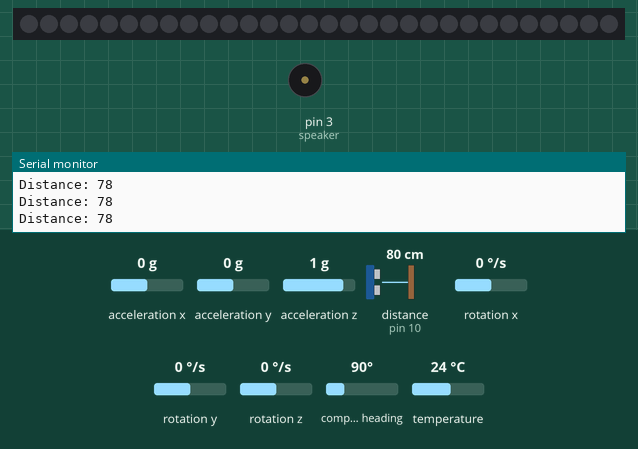
Simulated run of this sketch. Board: Arduino Uno, built with avr-gcc and run on an emulated ATmega328P. On the bench: 30 RGB LEDs in strip order, left to right, buzzer (waves = sounding), the last lines printed to the serial monitor. Wiring (inferred from the names in the program): ultrasonic range finder: trigger pin 9; echo pin 10. The inputs (shaded band) are chosen by the test bench; at power-on: distance to the obstacle (sensor on pin 10) 80 cm, acceleration x 0 g, acceleration y 0 g, acceleration z 1 g, rotation x 0 °/s, rotation y 0 °/s, rotation z 0 °/s, compass heading 90°, temperature 24 °C. The echo pulse lasts 58.3 µs per cm.

Above: at 1.2 s.
1.3 s: distance to the obstacle (sensor on pin 10) set to 34 cm
2.8 s: distance to the obstacle (sensor on pin 10) set to 28 cm
At 3.32 s:
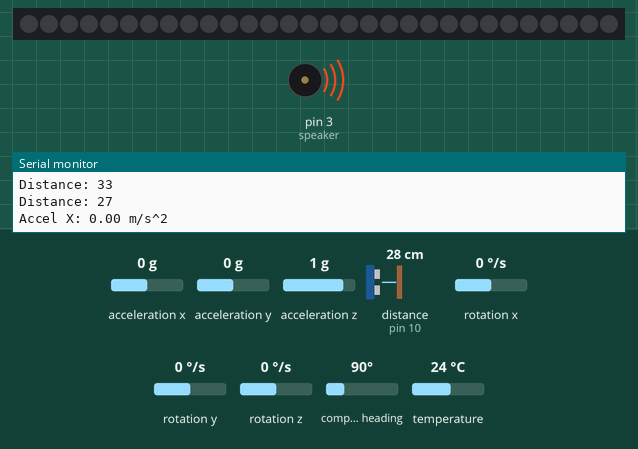
At 4.5 s:
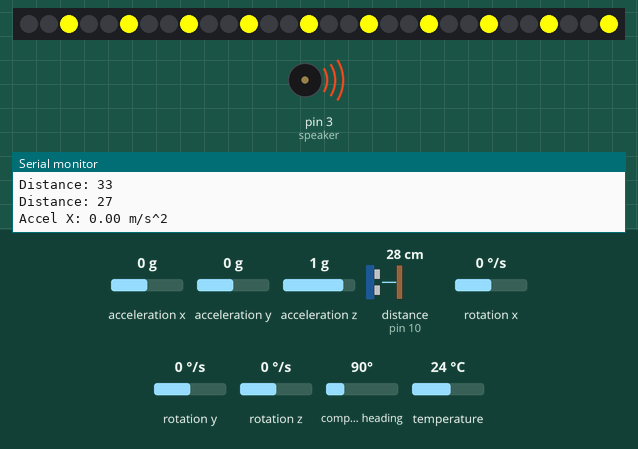
Timing chart, 0 to 11.0 s (numbered marks = the images above; inputs shaded):
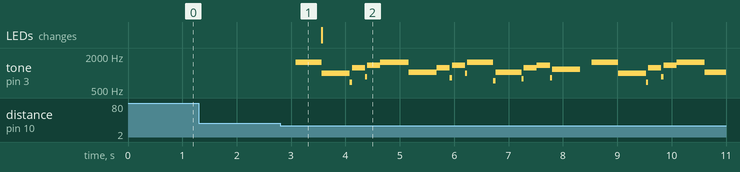

Measured:
- the behaviour switches between 31 and 30 cm on distance to the obstacle (sensor on pin 10) (found by bisection; images 0 and 1)
- after the input at 2.8 s, tone on pin 3 (speaker): plays 1551 Hz for 0.48 s, 981 Hz for 0.52 s, 685 Hz for 0.04 s, 1233 Hz for 0.24 s, 859 Hz for 0.04 s, 1383 Hz for 0.24 s … (28 notes in this stretch), starting after 0.28 s

The sketch:

all_working.ino
```cpp
#define NOTE_B0  31
#define NOTE_C1  33
#define NOTE_CS1 35
#define NOTE_D1  37
#define NOTE_DS1 39
#define NOTE_E1  41
#define NOTE_F1  44
#define NOTE_FS1 46
#define NOTE_G1  49
#define NOTE_GS1 52
#define NOTE_A1  55
#define NOTE_AS1 58
#define NOTE_B1  62
#define NOTE_C2  65
#define NOTE_CS2 69
#define NOTE_D2  73
#define NOTE_DS2 78
#define NOTE_E2  82
#define NOTE_F2  87
#define NOTE_FS2 93
#define NOTE_G2  98
#define NOTE_GS2 104
#define NOTE_A2  110
#define NOTE_AS2 117
#define NOTE_B2  123
#define NOTE_C3  131
#define NOTE_CS3 139
#define NOTE_D3  147
#define NOTE_DS3 156
#define NOTE_E3  165
#define NOTE_F3  175
#define NOTE_FS3 185
#define NOTE_G3  196
#define NOTE_GS3 208
#define NOTE_A3  220
#define NOTE_AS3 233
#define NOTE_B3  247
#define NOTE_C4  262
#define NOTE_CS4 277
#define NOTE_D4  294
#define NOTE_DS4 311
#define NOTE_E4  330
#define NOTE_F4  349
#define NOTE_FS4 370
#define NOTE_G4  392
#define NOTE_GS4 415
#define NOTE_A4  440
#define NOTE_AS4 466
#define NOTE_B4  494
#define NOTE_C5  523
#define NOTE_CS5 554
#define NOTE_D5  587
#define NOTE_DS5 622
#define NOTE_E5  659
#define NOTE_F5  698
#define NOTE_FS5 740
#define NOTE_G5  784
#define NOTE_GS5 831
#define NOTE_A5  880
#define NOTE_AS5 932
#define NOTE_B5  988
#define NOTE_C6  1047
#define NOTE_CS6 1109
#define NOTE_D6  1175
#define NOTE_DS6 1245
#define NOTE_E6  1319
#define NOTE_F6  1397
#define NOTE_FS6 1480
#define NOTE_G6  1568
#define NOTE_GS6 1661
#define NOTE_A6  1760
#define NOTE_AS6 1865
#define NOTE_B6  1976
#define NOTE_C7  2093
#define NOTE_CS7 2217
#define NOTE_D7  2349
#define NOTE_DS7 2489
#define NOTE_E7  2637
#define NOTE_F7  2794
#define NOTE_FS7 2960
#define NOTE_G7  3136
#define NOTE_GS7 3322
#define NOTE_A7  3520
#define NOTE_AS7 3729
#define NOTE_B7  3951
#define NOTE_C8  4186
#define NOTE_CS8 4435
#define NOTE_D8  4699
#define NOTE_DS8 4978

#define melodyPin 3

/////////////////////////////////////////////////
// gyroscope
#include <Wire.h>
#include <SPI.h>
#include <Adafruit_LSM9DS1.h>
//#include <Adafruit_Sensor.h>  // not used in this demo but required!

// i2c
Adafruit_LSM9DS1 lsm = Adafruit_LSM9DS1();

#define LSM9DS1_SCK A5
#define LSM9DS1_MISO 12
#define LSM9DS1_MOSI A4
#define LSM9DS1_XGCS 6
#define LSM9DS1_MCS 5


///////////////////////////////////////////////

// defines pins numbers
const int trigPin = 9;
const int echoPin = 10;
// defines variables
long duration;
int distance;


//Mario main theme melody
int MainMariomelody[48] = {
  NOTE_E7, NOTE_E7, 0, NOTE_E7,
  0, NOTE_C7, NOTE_E7, 0,
  NOTE_G7, 0, 0,  0,
  NOTE_G6, 0, 0, 0,

  NOTE_C7, 0, 0, NOTE_G6,
  0, 0, NOTE_E6, 0,
  0, NOTE_A6, 0, NOTE_B6,
  0, NOTE_AS6, NOTE_A6, 0,

  NOTE_G6, NOTE_E7, NOTE_G7,
  NOTE_A7, 0, NOTE_F7, NOTE_G7,
  0, NOTE_E7, 0, NOTE_C7,
  NOTE_D7, NOTE_B6, 0, 0,
//
//  NOTE_C7, 0, 0, NOTE_G6,
//  0, 0, NOTE_E6, 0,
//  0, NOTE_A6, 0, NOTE_B6,
//  0, NOTE_AS6, NOTE_A6, 0,
//
//  NOTE_G6, NOTE_E7, NOTE_G7,
//  NOTE_A7, 0, NOTE_F7, NOTE_G7,
//  0, NOTE_E7, 0, NOTE_C7,
//  NOTE_D7, NOTE_B6, 0, 0
};
//Mario main them tempo
int MainMarionote[48] = {
  12, 12, 12, 12,
  12, 12, 12, 12,
  12, 12, 12, 12,
  12, 12, 12, 12,

  12, 12, 12, 12,
  12, 12, 12, 12,
  12, 12, 12, 12,
  12, 12, 12, 12,

  9, 9, 9,
  12, 12, 12, 12,
  12, 12, 12, 12,
  12, 12, 12, 12,
//
//  12, 12, 12, 12,
//  12, 12, 12, 12,
//  12, 12, 12, 12,
//  12, 12, 12, 12,
//
//  9, 9, 9,
//  12, 12, 12, 12,
//  12, 12, 12, 12,
//  12, 12, 12, 12,
};
//Underworld melody
int underworld_melody[56] = {
  NOTE_C4, NOTE_C5, NOTE_A3, NOTE_A4,
  NOTE_AS3, NOTE_AS4, 0,
  0,
  NOTE_C4, NOTE_C5, NOTE_A3, NOTE_A4,
  NOTE_AS3, NOTE_AS4, 0,
  0,
  NOTE_F3, NOTE_F4, NOTE_D3, NOTE_D4,
  NOTE_DS3, NOTE_DS4, 0,
  0,
  NOTE_F3, NOTE_F4, NOTE_D3, NOTE_D4,
  NOTE_DS3, NOTE_DS4, 0,
  0, NOTE_DS4, NOTE_CS4, NOTE_D4,
  NOTE_CS4, NOTE_DS4,
  NOTE_DS4, NOTE_GS3,
  NOTE_G3, NOTE_CS4,
  NOTE_C4, NOTE_FS4, NOTE_F4, NOTE_E3, NOTE_AS4, NOTE_A4,
  NOTE_GS4, NOTE_DS4, NOTE_B3,
  NOTE_AS3, NOTE_A3, NOTE_GS3,
  0, 0, 0
};
//Underwolrd tempo
int underworld_note[56] = {
  120, 120, 120, 120,
  120, 120, 60, 30,
  120, 120, 120, 120,
  120, 120, 60, 30,
  120, 120, 120, 120,
  120, 120, 60,30,
  120, 120, 120, 120,
  120, 120, 60, 60,
  180, 180, 180,60,
  60,60, 60, 60,
  60,180, 180, 180,
  180, 180, 180,100,
  100, 100,100, 100,
  100,30, 30, 30
};

int GOTmelody[14] = { NOTE_G6, NOTE_C6,NOTE_DS6,NOTE_F6,
                    NOTE_G6, NOTE_C6,NOTE_DS6,NOTE_F6,
                    NOTE_G6, NOTE_C6,NOTE_DS6,NOTE_F6,
                    NOTE_D6,
                    };
int GOTnote [14] = {  500, 500, 250,250,
                    500, 500, 250,250,
                    500, 500, 250,250,
                    500};

//int HAPPYmelody[25] = { NOTE_G6, NOTE_G6, NOTE_A6, NOTE_G6,
//                    NOTE_C6, NOTE_B6, NOTE_G6, NOTE_G6,
//                    NOTE_A6, NOTE_G6, NOTE_D6, NOTE_C6,
//
//                    NOTE_G6, NOTE_G6,NOTE_G6,NOTE_E6,
//                    NOTE_C6, NOTE_B6,NOTE_A6,NOTE_F6,
//                    NOTE_F6, NOTE_E6,NOTE_C6,NOTE_D6,
//                    NOTE_C6};
//
//int HAPPYnote [25] = {250, 250, 500,500,
//                    500, 1000, 250,250,
//                    500, 500, 500,1000,
//
//                    250, 250, 500,500,
//                    500, 500, 500,250,
//                    250, 500, 500,500,
//                    1000};

int SOSmelody[46]{          //86
  NOTE_D4, 0, NOTE_F4, 0,
  NOTE_D5, 0, NOTE_D4, 0,
  NOTE_F4, 0, NOTE_D5, 0,
  NOTE_E5, 0, NOTE_F5, 0,
  NOTE_E5, 0, NOTE_F5, 0,
  NOTE_E5, 0, NOTE_C5, 0,
  NOTE_A4, 0, NOTE_A4, 0,
  NOTE_D4, 0, NOTE_F4, 0,
  NOTE_G4, 0, NOTE_A4, 0,

  NOTE_D4, 0,
  NOTE_F4, 0, NOTE_G4, 0,
  NOTE_E4, 0,

//  NOTE_D5, 0, NOTE_F5, 0,
//  NOTE_D6, 0, NOTE_D5, 0,
//  NOTE_F5, 0, NOTE_D6, 0,

//  NOTE_E6, 0, NOTE_F6, 0,
//  NOTE_E6, 0, NOTE_F6, 0,
//  NOTE_E6, 0, NOTE_C6, 0,
//  NOTE_A5, 0, NOTE_A5, 0,
//  NOTE_D5, 0, NOTE_F5, 0,
//  NOTE_G5, 0, NOTE_A5, 0,
//  NOTE_A5, 0, NOTE_D5, 0
};

int SOSnote[46]{            //86
  100,80,100,80,
  200,250,100,80,
  100,80,200,250,
  200,200,100,100,
  100,80,100,80,
  100,80,100,80,
  100,300,200,100,
  200,100,100,100,
  100,100,100,500,

  200,100,200,100,
  100,100,100,100,
  100,500,

//  100,80,100,80,
//  200,250,100,80,
//  100,80,200,250,

//  200,200,100,100,
//  100,80,100,80,
//  100,80,100,80,
//  100,300,200,100,
//  200,100,100,100,
//  100,100,300,100,
//  200,100,300,2000
};

int RICKmelody[36] = { NOTE_C6, NOTE_D6, NOTE_F6, NOTE_D6,
                    NOTE_A6, 0, NOTE_A6, NOTE_G6,
                    0, NOTE_C6, NOTE_D6, NOTE_F6,
                    NOTE_D6, NOTE_G6, NOTE_G6, 0,
                    NOTE_F6, 0, NOTE_C6, NOTE_D6,
                    NOTE_F6, NOTE_D6, NOTE_A6, 0,
                    NOTE_A6, NOTE_G6, 0, NOTE_C6,
                    NOTE_D6, NOTE_F6, NOTE_D6, NOTE_G6,
                    NOTE_G6, 0, NOTE_F6, 0};

int RICKnote[36] = {150,150,150,150,
                  150,150,600,600,
                  300,150,150,150,
                  150,150,150,600,
                  600,300,150,150,
                  150,150,150,150,
                  600,600,300,150,
                  150,150,150,150,
                  150,600,600,300};

int THUNDERmelody[32] = {
  NOTE_B6, NOTE_B5, NOTE_A6, NOTE_B5,
  NOTE_GS6, NOTE_B5, NOTE_A6, NOTE_B5,
  NOTE_GS6, NOTE_B5, NOTE_FS6, NOTE_B5,
  NOTE_GS6, NOTE_B5, NOTE_E6, NOTE_B5,
  NOTE_FS6, NOTE_B5, NOTE_DS6, NOTE_B5,
  NOTE_E6, NOTE_B5, NOTE_DS6, NOTE_B5,
  NOTE_E6, NOTE_B5, NOTE_DS6, NOTE_B5,
  NOTE_E6, NOTE_B5, NOTE_DS6, NOTE_B5
};

int THUNDERnote[32]{
  125, 125, 125, 125,
  125, 125, 125, 125,
  125, 125, 125, 125,
  125, 125, 125, 125,
  125, 125, 125, 125,
  125, 125, 125, 125,
  125, 125, 125, 125,
  125, 125, 125, 125
};

#include <Adafruit_NeoPixel.h>
#define PIN 5
// small led 73
// large led 116
int ledLenght = 30;


Adafruit_NeoPixel strip = Adafruit_NeoPixel(ledLenght, PIN, NEO_GRB + NEO_KHZ800);

void setup(void)
{
  pinMode(3, OUTPUT);//speaker
  pinMode(trigPin, OUTPUT); // Sets the trigPin as an Output
  pinMode(echoPin, INPUT); // Sets the echoPin as an Input
  Serial.begin(9600); // Starts the serial communication

  if (!lsm.begin())
  {
    Serial.println("Oops ... unable to initialize the LSM9DS1. Check your wiring!");
    while (1);
  }
  Serial.println("Found LSM9DS1 9DOF");

  // helper to just set the default scaling we want, see above!
  setupSensor();
  strip.begin();
  strip.show();

}


void loop()
{
  int rInt = 250;
  int gInt = 00;
  int bInt = 20;


  int lenghtValue = lenghtOfSonar();
  while (lenghtValue < 30 && lenghtValue != 0){           /// check if the person is close enought

    lsm.read();  // ask it to read in the data
    // Get a new sensor event
    sensors_event_t a, m, g, temp;

    lsm.getEvent(&a, &m, &g, &temp);

    Serial.print("Accel X: "); Serial.print(a.acceleration.x); Serial.print(" m/s^2");
//    Serial.print("\tY: "); Serial.print(a.acceleration.y);     Serial.print(" m/s^2 ");
//    Serial.print("\tZ: "); Serial.print(a.acceleration.z);     Serial.println(" m/s^2 ");
//
//    Serial.print("Mag X: "); Serial.print(m.magnetic.x);   Serial.print(" gauss");
//    Serial.print("\tY: "); Serial.print(m.magnetic.y);     Serial.print(" gauss");
//    Serial.print("\tZ: "); Serial.print(m.magnetic.z);     Serial.println(" gauss");
//
//    Serial.print("Gyro X: "); Serial.print(g.gyro.x);   Serial.print(" dps");
//    Serial.print("\tY: "); Serial.print(g.gyro.y);      Serial.print(" dps");
//    Serial.print("\tZ: "); Serial.print(g.gyro.z);      Serial.println(" dps");
//
//    Serial.println();
    delay(200);

    if (a.acceleration.z > 9){		//right side up (defualt position)

	       for(int i = 0; i < sizeof(GOTmelody)/sizeof(int);i++){              /// Game of tho 16


          buzz(melodyPin, GOTmelody[i] , GOTnote[i]);
          theaterChase(strip.Color(  255, 255, 0),3); //red

         }

    }else if (a.acceleration.x < -9){	//turned left 90 degrees
	//play song 1
	       for(int i = 0; i < sizeof(MainMariomelody)/sizeof(int);i++){              /// Main Mario 78
          buzz(melodyPin, MainMariomelody[i] , MainMarionote[i]*23);
          theaterChase(strip.Color(  69, 255, 69), 5);
         }
    }else if (a.acceleration.x > 9){	//turned right 90 degrees

        for(int i = 0; i < sizeof(SOSmelody)/sizeof(int);i++){              /// Happy 25
          buzz(melodyPin, SOSmelody[i] , SOSnote[i]*2);
          theaterChase(strip.Color(  225, 0, 255), 4); //red

         }
    }else if (a.acceleration.y < -9){	//turned away from 90 degrees
	//play song 3
      for (int i = 0; i<sizeof(THUNDERmelody)/sizeof(int); i++){
        buzz(melodyPin, THUNDERmelody[i], THUNDERnote[i]);
        theaterChase(strip.Color(255, 0, 0), 6);
      }

    }else if (a.acceleration.y > 9){	//turned towards 90 degrees
	//play song 4
       for(int i = 0; i < sizeof(underworld_melody)/sizeof(int);i++){              /// underworld 56
               buzz(melodyPin, underworld_melody[i] , underworld_note[i]*2);
               theaterChase(strip.Color(  0, 0, 255), 2);
       }
    }else if (a.acceleration.z < -9){	//turned upside down
	//play song 5 - rick roll
      for(int i=0; i < sizeof(RICKmelody)/sizeof(int); i++){
        buzz(melodyPin, RICKmelody[i], RICKnote[i]);
        theaterChase(strip.Color(  rInt, gInt, bInt), 7);
      }
    }


    if (lenghtOfSonar() > 35 || lenghtOfSonar() == 0){
        buzz(melodyPin, 0 , 0);
        break;
    }
  }


}

void setupSensor()
{
  // 1.) Set the accelerometer range
  //lsm.setupAccel(lsm.LSM9DS1_ACCELRANGE_2G);
  //lsm.setupAccel(lsm.LSM9DS1_ACCELRANGE_4G);
  lsm.setupAccel(lsm.LSM9DS1_ACCELRANGE_8G);
  //lsm.setupAccel(lsm.LSM9DS1_ACCELRANGE_16G);

  // 2.) Set the magnetometer sensitivity
  lsm.setupMag(lsm.LSM9DS1_MAGGAIN_4GAUSS);
  //lsm.setupMag(lsm.LSM9DS1_MAGGAIN_8GAUSS);
  //lsm.setupMag(lsm.LSM9DS1_MAGGAIN_12GAUSS);
  //lsm.setupMag(lsm.LSM9DS1_MAGGAIN_16GAUSS);

  // 3.) Setup the gyroscope
  //lsm.setupGyro(lsm.LSM9DS1_GYROSCALE_245DPS);
  //lsm.setupGyro(lsm.LSM9DS1_GYROSCALE_500DPS);
  lsm.setupGyro(lsm.LSM9DS1_GYROSCALE_2000DPS);
}


int lenghtOfSonar(){

    digitalWrite(trigPin, LOW);
    delayMicroseconds(2);
    // Sets the trigPin on HIGH state for 10 micro seconds
    digitalWrite(trigPin, HIGH);
    delayMicroseconds(10);
    digitalWrite(trigPin, LOW);
    // Reads the echoPin, returns the sound wave travel time in microseconds
    duration = pulseIn(echoPin, HIGH);
    // Calculating the distance
    distance= duration*0.034/2;
    // Prints the distance on the Serial Monitor
    Serial.print("Distance: ");
    Serial.println(distance);
    return distance;


}


void buzz(int targetPin, long frequency, long length) {
    long delayValue = 1000000 / frequency / 2; // calculate the delay value between transitions
    //// 1 second's worth of microseconds, divided by the frequency, then split in half since
    //// there are two phases to each cycle
    long numCycles = frequency * length / 1000; // calculate the number of cycles for proper timing
    //// multiply frequency, which is really cycles per second, by the number of seconds to
    //// get the total number of cycles to produce

    for (long i = 0; i < numCycles; i++) { // for the calculated length of time...
      digitalWrite(targetPin, HIGH); // write the buzzer pin high to push out the diaphram
      delayMicroseconds(delayValue); // wait for the calculated delay value
      digitalWrite(targetPin, LOW); // write the buzzer pin low to pull back the diaphram
      delayMicroseconds(delayValue); // wait again or the calculated delay value
    }
}

void theaterChase(uint32_t c, int pattern) {
  for (int j=0; j<3; j++) {  //do 3 cycles of chasing
    for (int q=0; q < pattern; q++) {
      for (int i=0; i < strip.numPixels(); i=i+pattern) {
        strip.setPixelColor(i+q, c);    //turn every pattern pixel on
      }
      strip.show();

      for (int i=0; i < strip.numPixels(); i=i+pattern) {
        strip.setPixelColor(i+q, 0);        //turn every pattern pixel off
      }
    }
  }
}
```
